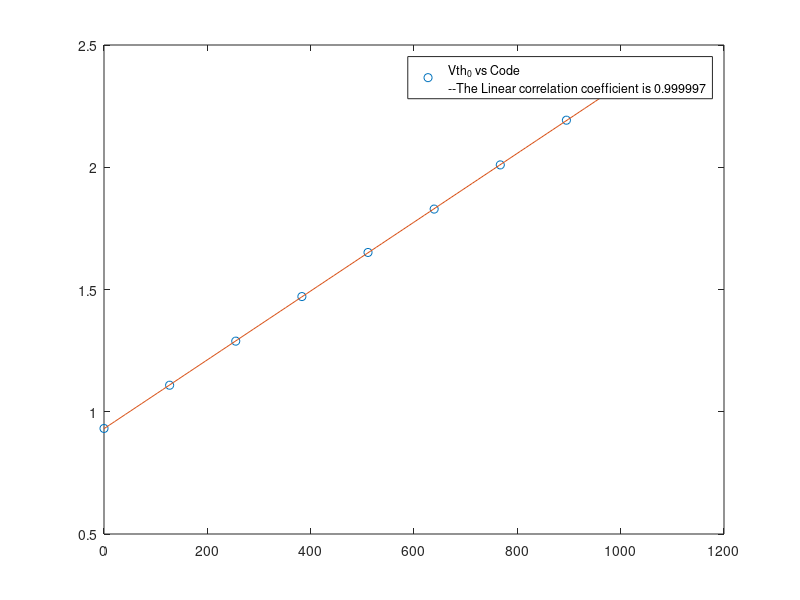
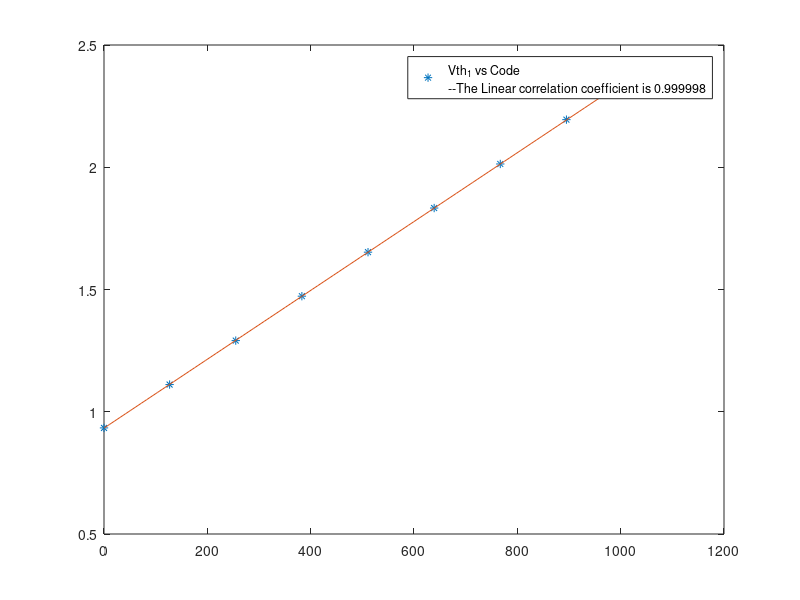
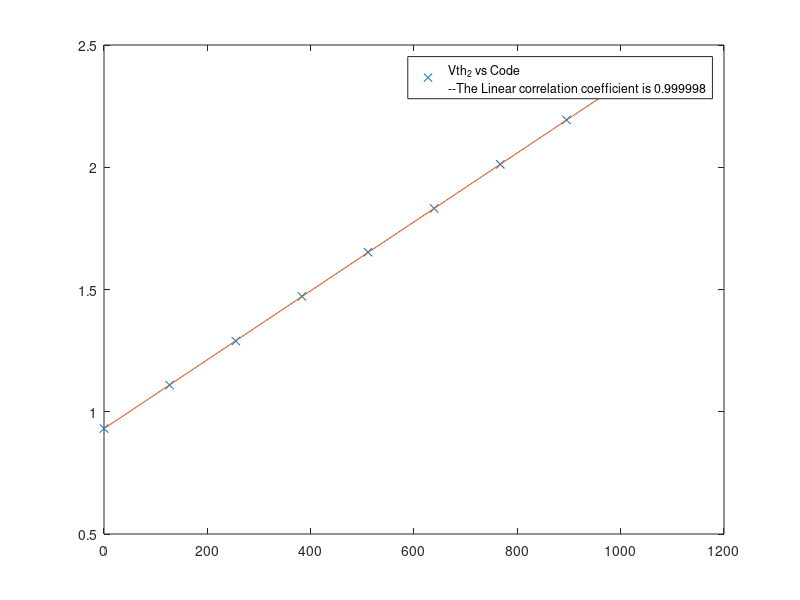

Reproduce these figures in MATLAB, in order.
minV = 0.8;
maxV = 2.5;
Code = [0,127,255,383,511,639,767,895,1023];
Vth0 = [0.9317,1.1085,1.2888,1.4711,1.6515,1.8289,2.0096,2.1925,2.3705];
Vth1 = [0.9339,1.1112,1.2910,1.4727,1.6527,1.8332,2.0134,2.1947,2.3717];
Vth2 = [0.9315,1.1091,1.2891,1.4719,1.6526,1.8315,2.0119,2.1937,2.3717];
% Code = [0,127,255,383,511,693,767,895];
% Vth0 = [0.8323,1.1070,1.3867,1.6706,1.9505,2.2235,2.4965,2.7287];
% Vth1 = [0.8346,1.1099,1.3887,1.6702,1.9492,2.2285,2.4990,2.7275];
% Vth2 = [0.8326,1.1082,1.3871,1.6693,1.9486,2.2268,2.4988,2.7432];

%%%%PolyFit
Rp0 = corrcoef(Code,Vth0);
Rp1 = corrcoef(Code,Vth1);
Rp2 = corrcoef(Code,Vth2);
R0 = Rp0(2,1);
R1 = Rp1(2,1);
R2 = Rp2(2,1);
x = linspace(min(Code),max(Code));
p0 = polyfit(Code,Vth0,1);
y0 = polyval(p0,x);
p1 = polyfit(Code,Vth1,1);
y1 = polyval(p1,x);
p2 = polyfit(Code,Vth2,1);
y2 = polyval(p2,x);
xText = (min(Code) + max(Code))/2;
yText = (maxV+ minV)/2.0;
str0 = sprintf('Vth_0 vs Code\n--The Linear correlation coefficient is %1.6f',R0);
str1 = sprintf('Vth_1 vs Code\n--The Linear correlation coefficient is %1.6f',R1);
str2 = sprintf('Vth_2 vs Code\n--The Linear correlation coefficient is %1.6f',R2);
figure(1);
plot(Code,Vth0,'o');
hold on;
plot(x,y0);
%text(xText,yText,str0);
legend(str0);

figure(2);
plot(Code,Vth1,'*');
hold on;
plot(x,y1);
%text(xText,yText,str1);
legend(str1);

figure(3);
plot(Code,Vth2,'x');
hold on;
plot(x,y2);
%text(xText,yText,str2);
legend(str2);